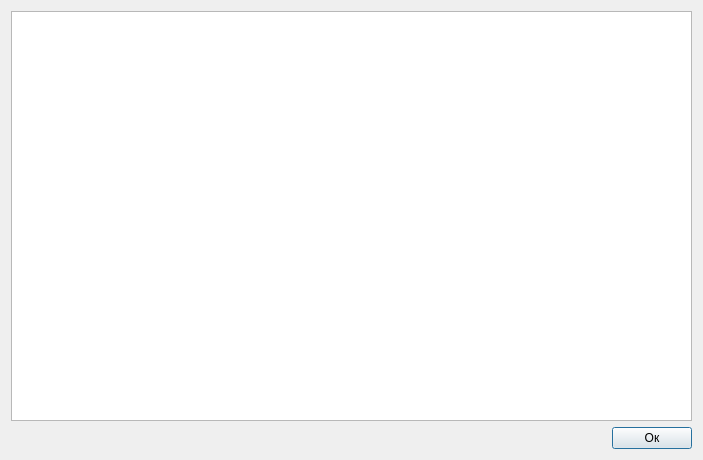
<?xml version="1.0" encoding="UTF-8"?>
<ui version="4.0">
 <class>formula_setting_help_dialog</class>
 <widget class="QDialog" name="formula_setting_help_dialog">
  <property name="windowModality">
   <enum>Qt::WindowModal</enum>
  </property>
  <property name="geometry">
   <rect>
    <x>0</x>
    <y>0</y>
    <width>703</width>
    <height>460</height>
   </rect>
  </property>
  <property name="sizePolicy">
   <sizepolicy hsizetype="Ignored" vsizetype="Ignored">
    <horstretch>0</horstretch>
    <verstretch>0</verstretch>
   </sizepolicy>
  </property>
  <property name="contextMenuPolicy">
   <enum>Qt::NoContextMenu</enum>
  </property>
  <property name="windowTitle">
   <string>Правила записи аналитисческих выражений</string>
  </property>
  <property name="windowIcon">
   <iconset resource="formula_settings_dialog.qrc">
    <normaloff>:/ico/question.jpg</normaloff>:/ico/question.jpg</iconset>
  </property>
  <property name="modal">
   <bool>true</bool>
  </property>
  <layout class="QVBoxLayout" name="verticalLayout_2">
   <item>
    <layout class="QVBoxLayout" name="verticalLayout">
     <item>
      <widget class="QTextBrowser" name="textBrowser"/>
     </item>
     <item>
      <layout class="QHBoxLayout" name="horizontalLayout">
       <item>
        <spacer name="horizontalSpacer">
         <property name="orientation">
          <enum>Qt::Horizontal</enum>
         </property>
         <property name="sizeHint" stdset="0">
          <size>
           <width>40</width>
           <height>20</height>
          </size>
         </property>
        </spacer>
       </item>
       <item>
        <widget class="QPushButton" name="pushButton">
         <property name="text">
          <string>Ок</string>
         </property>
        </widget>
       </item>
      </layout>
     </item>
    </layout>
   </item>
  </layout>
 </widget>
 <resources>
  <include location="formula_settings_dialog.qrc"/>
 </resources>
 <connections/>
</ui>
